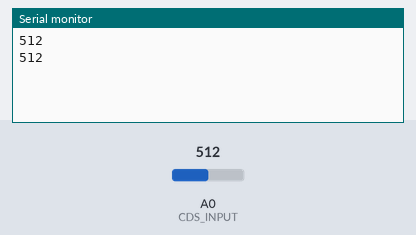
A sketch run on a simulated Arduino Uno, built with avr-gcc and run on an emulated ATmega328P. Shown: the last lines printed to the serial monitor. The inputs (shaded band) are chosen by the test bench; at power-on: A0 (CDS_INPUT) = 512.

Above: at 1.8 s.
1.9 s: A0 (CDS_INPUT) set to 716
At 2.6 s:
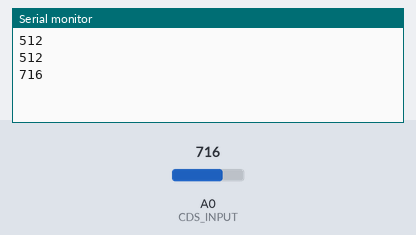
3.4 s: A0 (CDS_INPUT) set to 900
At 4.8 s:
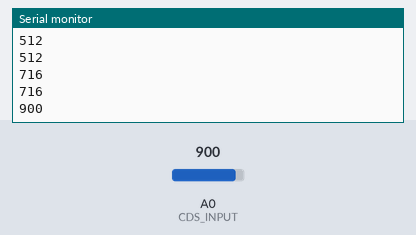
Timing chart, 0 to 6.4 s (numbered marks = the images above; inputs shaded):
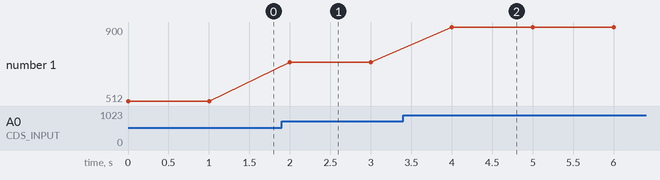

Measured:
- after the input at 1.9 s, the serial monitor: prints a new line after 0.10 s (image 1)
- after the input at 3.4 s, the serial monitor: prints a new line after 0.60 s (image 2)
- plotted number 1: 512 → 716 after the input at 1.9 s, 716 → 900 after the input at 3.4 s

The sketch:

CdS_start.ino
```cpp
//  lux
#define CDS_INPUT 0

void setup() {
Serial.begin(9600);
}
void loop() {
  int value = analogRead(CDS_INPUT);
  Serial.println(value);
  delay(1000);
}

double luminosity(int RawADC0){
  double Vout = RawADC0*5.0/1023;
  double lux=(2500/Vout-500)/10;
  return lux;
}
```
